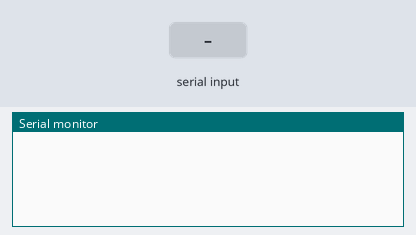
Bench run of a sketch on a simulated Arduino Uno, built with avr-gcc and run on an emulated ATmega328P. Shown: the last lines printed to the serial monitor. The inputs (shaded band) are chosen by the test bench.

Above: at 1.2 s.
1.3 s: "90;45\n" received over Serial
At 3.4 s:
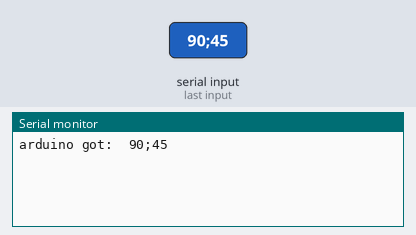
3.8 s: "5\n" received over Serial
At 5.3 s:
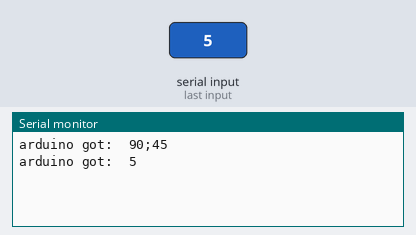

Measured:
- after the input at 1.3 s, the serial monitor: prints a new line after 1.0 s (image 1)
- after the input at 3.8 s, the serial monitor: prints a new line after 1.0 s (image 2)

The sketch:

helloPyserail.ino
```cpp
float c = 0;

String getValue(String data, char separator, int index)
{
    int found = 0;
    int strIndex[] = { 0, -1 };
    int maxIndex = data.length() - 1;

    for (int i = 0; i <= maxIndex && found <= index; i++) {
        if (data.charAt(i) == separator || i == maxIndex) {
            found++;
            strIndex[0] = strIndex[1] + 1;
            strIndex[1] = (i == maxIndex) ? i+1 : i;
        }
    }
    return found > index ? data.substring(strIndex[0], strIndex[1]) : "";
}


void setup() {
  Serial.begin(115200);

}

void loop() {

//  Serial.p/rintln(String("Hello") + String(";") + (String)(c));

  if(Serial.available()){
    String str = Serial.readString();
    String str1 = getValue(str, ';', 1);
    float f = str1.toFloat();
    Serial.println("arduino got:  " + str);
  }
  c += 0.11;
//  dela/y(1000);
}
```
